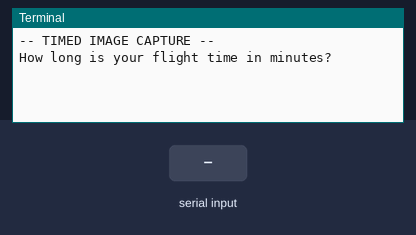
Bench run of a program on a simulated Raspberry Pi (BCM pin numbers). On the bench: the last lines printed to the terminal. The test bench sets the inputs (shaded band). The camera gives no picture and a still takes 0.5 s.

Above: at 1.2 s.
1.3 s: "5" typed at the terminal, then Enter
At 2.5 s:
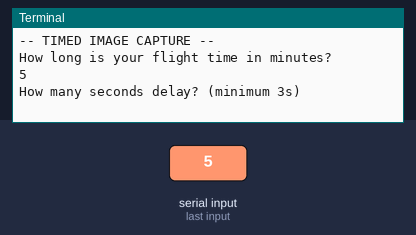
2.8 s: "90" typed at the terminal, then Enter
At 3.8 s:
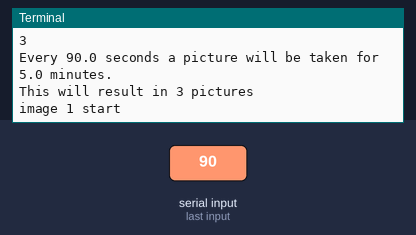

Measured:
- after the input at 1.3 s, the terminal: prints a new line at once (image 1)
- after the input at 2.8 s, the terminal: prints a new line at once (image 2)

The program:

image_capture_timed.py
```python
# timed image capture to run on Pi
from picamera import PiCamera
from time import sleep
from datetime import datetime

if __name__ == '__main__':
    camera = PiCamera()

    cont = True
    print('-- TIMED IMAGE CAPTURE --')

    # continue until user exits
    while cont:
        t = float(input('How long is your flight time in minutes?\n'))
        d = float(input('How many seconds delay? (minimum 3s)\n'))
        # 5s minimum to allow time for capture and save
        if d < 3:
            d = 3

        # how many pictures can be taken in that time with that delay
        x = int(t * 60//d)
        print(x)
        print('Every ' + str(d) + ' seconds a picture will be taken for ' + str(t) + ' minutes.')
        print('This will result in ' + str(x) + ' pictures')

        # start of image capture loop
        for i in range(x):
            print('image ' + str(i+1) + ' start')
            sleep(d)
            timestamp = datetime.now().strftime("%Y-%m-%d_%H-%M-%S")
            image_src = "raw_images/" + timestamp + ".png"
            camera.capture(image_src)
            print('image ' + str(i) + ' done')

        # continue or exit
        resp = input('Exit? (y/n)').upper()
        if resp == 'Y':
            cont = False
```
